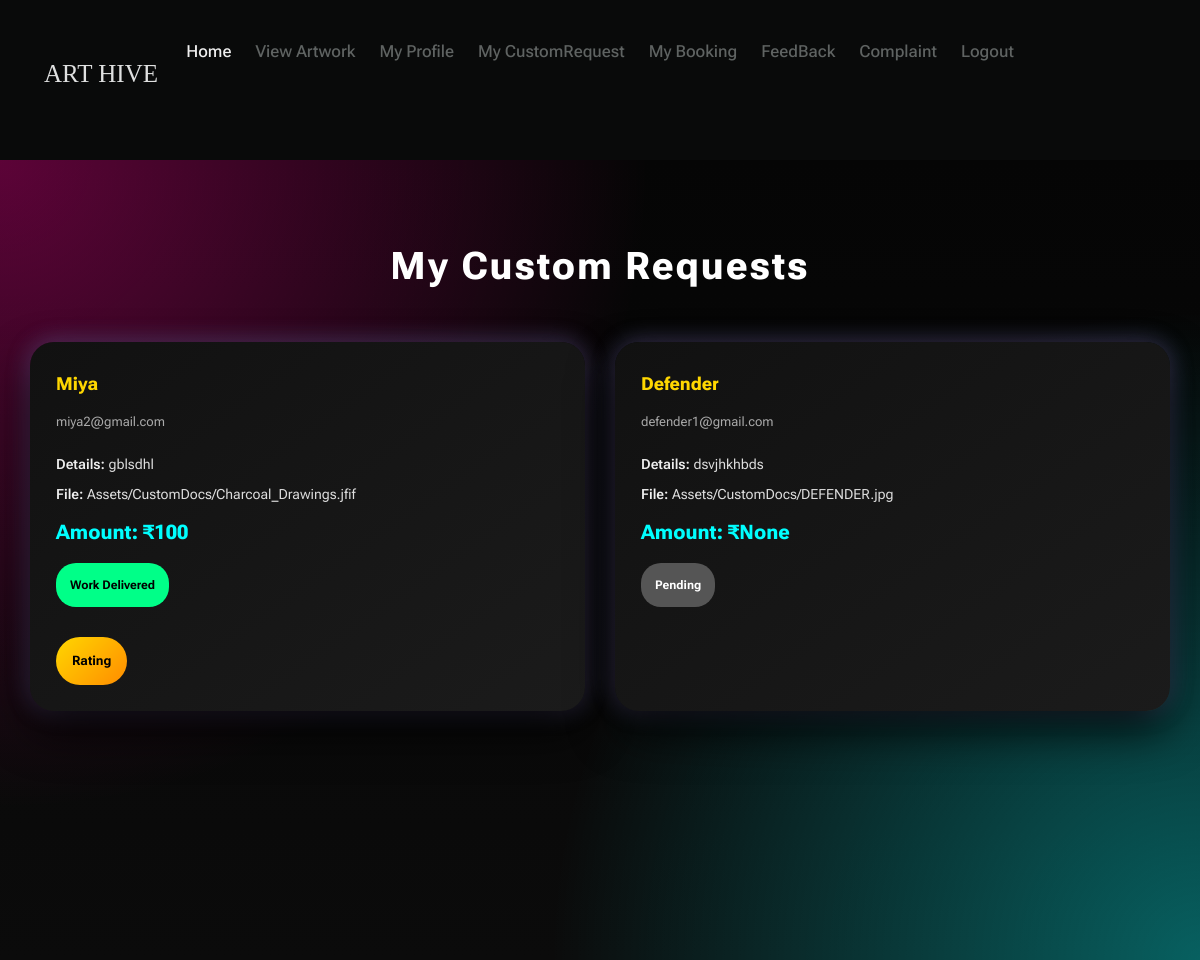
/User/MyCustomRequest/, run on an earlier commit of the app's database.
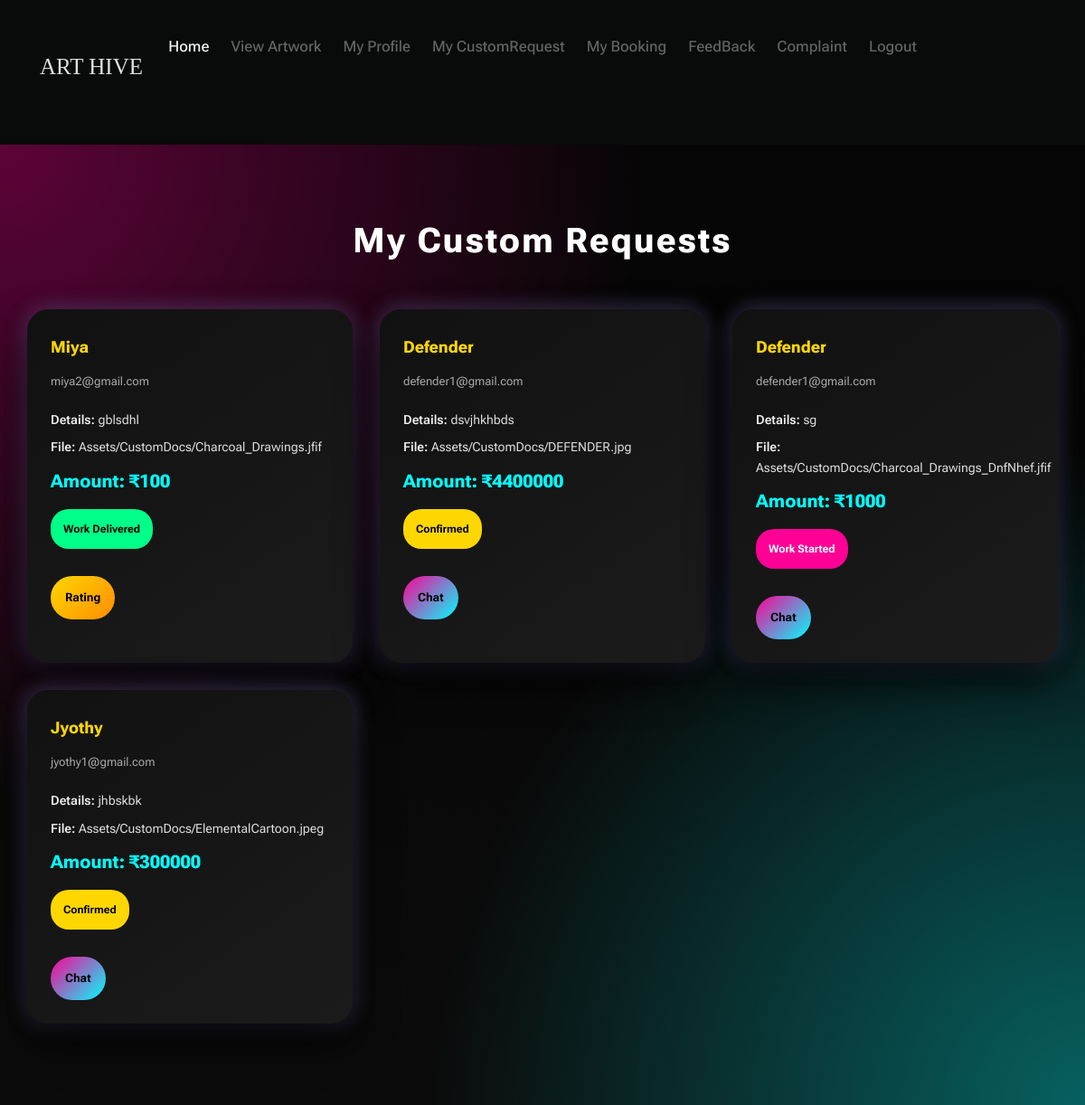
And on a later commit of the database.
### User/models.py (models this page shows)
class tbl_customization(models.Model):
    customizaion_date=models.DateField(auto_now_add=True)
    customization_status=models.IntegerField(default=0)
    customization_details=models.CharField(max_length=50)
    customization_file=models.FileField(upload_to="Assets/CustomDocs/")
    customization_amount=models.CharField(max_length=50,null=True)
    user_id=models.ForeignKey(tbl_user,on_delete=models.CASCADE)
    artist=models.ForeignKey(tbl_artist,on_delete=models.CASCADE)
    artsubtype_id=models.ForeignKey(tbl_artsubtype,on_delete=models.CASCADE)

### Guest/models.py (models this page shows)
class tbl_artist(models.Model):
    artist_name = models.CharField(max_length=50)
    artist_email = models.CharField(max_length=50)
    artist_contact = models.CharField(max_length=50)
    artist_address = models.CharField(max_length=50)
    artist_photo = models.FileField(upload_to="Assets/ArtistDocs/")
    artist_proof = models.FileField(upload_to="Assets/ArtistDocs/")
    artist_password = models.CharField(max_length=50)
    artist_status = models.IntegerField(default=0)
    place = models.ForeignKey(tbl_place,on_delete=models.CASCADE)

### User/views.py (the view)
# urls.py: path('MyCustomRequest/',views.MyCustomRequest, name="MyCustomRequest"),
def MyCustomRequest(request):
    customData = tbl_customization.objects.all()
    return render(request,'User/MyCustomRequest.html',{'customData':customData})

### User/Templates/User/MyCustomRequest.html (shortened to what this page needs)
{% extends 'User/Header.html' %}
{% block content %}
<head>
</head>
<div class="customreq-fullwidth">
    <div class="customreq-page">
        <div class="customreq-title">
            My Custom Requests
        </div>
        <div class="customreq-grid">
            {% for i in customData %}
            <div class="customreq-card">
                <div class="customreq-artist">{{ i.artist.artist_name }}</div>
                <div class="customreq-email">{{ i.artist.artist_email }}</div>
                <div class="customreq-info">
                    <strong>Details:</strong> {{ i.customization_details }}
                </div>
                <div class="customreq-info">
                    <strong>File:</strong> {{ i.customization_file }}
                </div>
                <div class="customreq-amount">
                    Amount: ₹{{ i.customization_amount }}
                </div>
                {% if i.customization_status == 0 %}
                    <span class="customreq-status status-pending">Pending</span>
                {% elif i.customization_status == 1 %}
                    <span class="customreq-status status-accepted">Accepted</span>
                {% elif i.customization_status == 3 %}
                    <span class="customreq-status status-confirmed">Confirmed</span>
                {% elif i.customization_status == 2 %}
                    <span class="customreq-status status-rejected">Rejected</span>
                {% elif i.customization_status == 5 %}
                    <span class="customreq-status status-working">Work Started</span>
                {% elif i.customization_status == 6 %}
                    <span class="customreq-status status-working">Work Ended</span>
                {% elif i.customization_status == 7 %}
                    <span class="customreq-status status-delivered">Work Delivered</span>
                {% endif %}
                <div class="customreq-actions">
                    {% if i.customization_status == 1 %}
                        <a href="{% url 'User:chatpage' i.artist.id %}" class="customreq-btn">Chat</a>
                        <a href="{% url 'User:Accept' i.id %}" class="customreq-btn secondary">Accept</a>
                        <a href="{% url 'User:Reject' i.id %}" class="customreq-btn danger">Reject</a>
                    {% elif i.customization_status == 3 or i.customization_status == 5 or i.customization_status == 6 %}
                        <a href="{% url 'User:chatpage' i.artist.id %}" class="customreq-btn">Chat</a>
                    {% elif i.customization_status == 7 %}
                        <a href="{% url 'User:rating' i.artist.id %}" class="customreq-btn secondary">Rating</a>
                    {% endif %}
                </div>
            </div>
            {% endfor %}
        </div>
    </div>
</div>
{% endblock %}

What changed in the data, as far as the page shows it:
changed tbl_customization "dsvjhkhbds": customization_amount "None" → "4400000"; customization_status "Pending" → "Confirmed Chat"
added tbl_customization: artist.artist_name "Defender", artist.artist_email "defender1@gmail.com", customization_details "sg", customization_file "Assets/CustomDocs/Charcoal_Drawings_DnfNhef.jfif", customization_amount "1000", customization_status "Work Started"
added tbl_customization: artist.artist_name "Jyothy", artist.artist_email "jyothy1@gmail.com", customization_details "jhbskbk", customization_file "Assets/CustomDocs/ElementalCartoon.jpeg", customization_amount "300000", customization_status "Confirmed"
